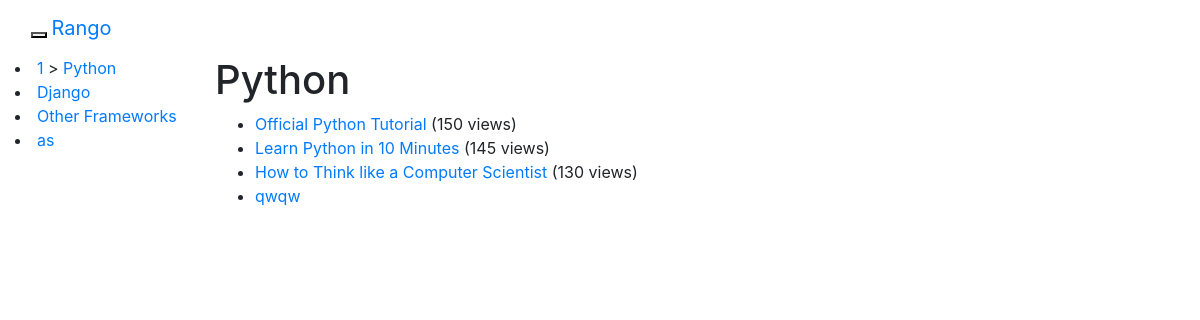
Before: /rango/category/python/ with the older database file.
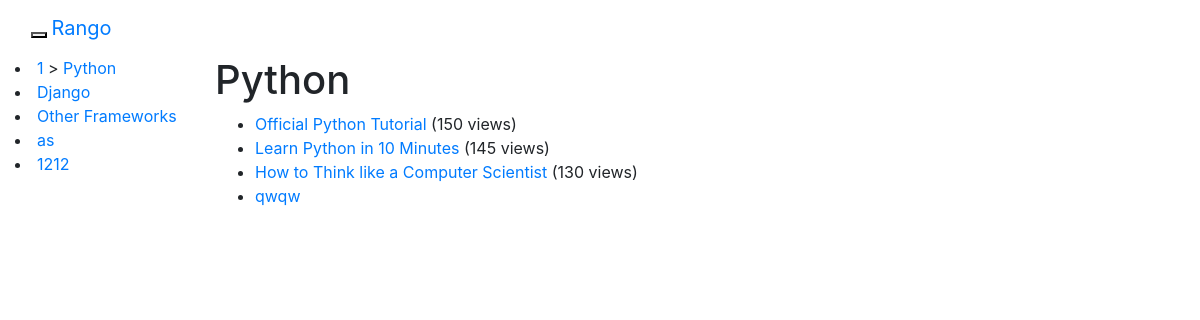
After: the same page with the newer database file.
### rango/models.py (models this page shows, shortened)
class Category(models.Model):
        name = models.CharField(max_length=128, unique=True)
        views = models.IntegerField(default=0)
        likes = models.IntegerField(default=0)
        slug = models.SlugField()

class Page(models.Model):
    category = models.ForeignKey(Category)
    title = models.CharField(max_length=128)
    url = models.URLField()
    views = models.IntegerField(default=0)

### rango/views.py (the view)
# urls.py: url(r'^category/(?P<category_name_slug>[\w\-]+)/$', views.category, name='category'),
def category(request, category_name_slug):
    context_dict = {}
    try:
        category = Category.objects.get(slug=category_name_slug)
        context_dict['category_name'] = category.name
        pages = Page.objects.filter(category=category).order_by('-views')
        context_dict['pages'] = pages
        context_dict['category'] = category
    except Category.DoesNotExist:
        pass
    return render(request, 'rango/category.html', context_dict)

### rango/templatetags/rango_extras.py (called while the page is built)
@register.inclusion_tag('rango/cats.html')
def get_category_list(cat=None):
    return {'cats': Category.objects.all(), 'act_cat': cat}

### templates/rango/category.html (shortened to what this page needs)
{% extends 'rango/base.html' %}
{% load staticfiles %}
{% block body_block %}
        {%if category %}
        <h1>{{ category_name }}</h1>
            {% if pages %}
            <ul>
               {% for page in pages %}
            <li>
           	 <a href="{% url 'goto' %}?page_id={{page.id}}">{{ page.title }}</a>
      		  {% if page.views > 1 %}
          	  ({{ page.views }} views)
           	  {% elif page.views == 1 %}
            	  ({{ page.views }} view)
       		{% endif %}
            </li>
	{% endfor %}
            </ul><br/>
            {% else %}
                <strong>No pages currently in category. Would you like to </strong>
                <a href="/rango/category/{{category.slug}}/add_page/">make one</a>
                <strong>?</strong>
            {% endif %}
        {% else %}
            The specified category {{ category_name }} does not exist!
        {% endif %}
{% endblock %}

### templates/rango/cats.html
{% for c in cats %}
    {% if c == act_cat %} <li class="active"><a href="#">1 <span class="sr-only">(current)</span></a>> {% else  %} <li>{% endif %}
            <a href="{% url 'category'  c.slug %}">{{ c.name }}</a></li>
{% endfor %}

Changed rows visible on the page:
added Category: name "1212"
